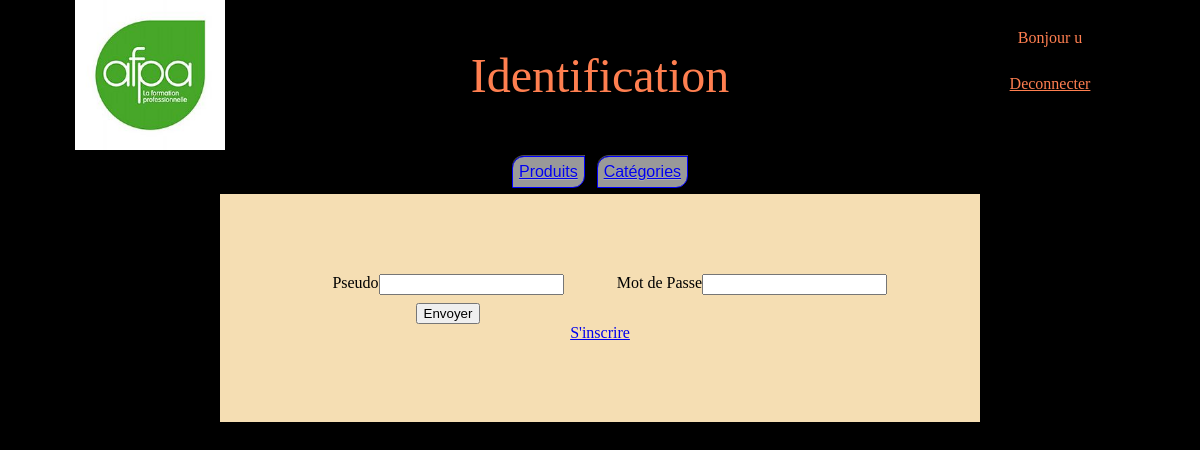
The page / (signed in) on the database its author committed.
### tables this page shows
CREATE TABLE IF NOT EXISTS texte (
  idTexte int NOT NULL AUTO_INCREMENT PRIMARY KEY,
  codeTexte varchar(50) NOT NULL,
  FR text,
  EN text
);

### PHP/MODEL/MANAGER/TexteManager.Class.php (called while the page is built, shortened)
<?php
class TexteManager
{
	public static function findByCodes($codeLangue,$codeTexte)
	{
		$db=DbConnect::getDb();
		$q=$db->prepare("SELECT $codeLangue FROM `texte` WHERE `codeTexte` = :codeTexte");
		$q->bindValue(":codeTexte", $codeTexte,PDO::PARAM_STR);
		$q->execute();
		$results = $q->fetch(PDO::FETCH_ASSOC);
		if($results != false)
		{
			return $results[$codeLangue];
		}
		else
		{
			return false;
		}
	}
}

### PHP/CONTROLLER/CLASSE/Utilisateurs.Class.php (called while the page is built, shortened)
<?php
class Utilisateurs
{
	private $_nom;
	private $_role;
	public function getNom()
	{
		return $this->_nom;
	}
	public function getRole()
	{
		return $this->_role;
	}
}

### PHP/VIEW/FORM/FormConnection.php (the view)
<div class="demiPage colonne">
    <form action="index.php?page=actionConnection" method="post">
        <div>
            <label for="pseudo"><?php echo texte('Pseudo') ?></label>
            <input type="text" name="pseudo" required />
        </div>
        <div>
            <label for="motDePasse"><?php echo texte('MotDePasse') ?></label>
            <input type="password" name="motDePasse" required />
        </div>
        <div>
            <div></div>
            <button type="submit"><?php echo texte('Envoyer') ?></button>
            <div></div>
        </div>
    </form>
    <div>
        <div></div>
        <a href="index.php?page=inscription"><?php echo texte('Inscription') ?></a>
        <div></div>
    </div>
</div>

### PHP/VIEW/GENERAL/Header.php
<body class="colonne">
    <header>
        <div class="demi"></div>
        <div><img src="./IMG/Logo_afpa.jpg" alt=""></div>
        <div class="titre"><?php echo $titre; ?></div>
        <div class="colonne">
            <?php
            if (isset($_SESSION['utilisateur'])) {
                echo '<div class="texteColore centrer">'. texte('Bonjour') ." ". $_SESSION['utilisateur']->getNom() . '</div>';
                echo '<div><a href="index.php?page=deconnection" class="texteColore centrer">'. texte("Deconnecter") .'</a></div>';
            } else {
                echo '<a href="index.php?page=connection" class="texteColore centrer">'. texte("Connexion") .'</a>';
            }
            ?>
        </div>
        <div class="demi"></div>
    </header>

### PHP/VIEW/GENERAL/Nav.php
<?php
if (isset($_SESSION['utilisateur'])) {
    if ($_SESSION['utilisateur']->getRole() == 1) {
        $classeCouleur = "blue";
    } else {
        $classeCouleur = "green";
    }
    echo '<nav>
    <button class="crudBtn crudBtnRetour ' . $classeCouleur . '"><a href="index.php?page=listeProduit">'. texte("Produits"). '</a></button>
    <button class="crudBtn crudBtnRetour ' . $classeCouleur . '"><a href="index.php?page=listeCategorie">'. texte("Categories"). '</a></button>
        </nav>';
}

### CSS/style.css (style rules this page uses)
html,body { margin: 0; padding: 0; }
body, header,div, nav, main, section, .flex { display: flex; flex: 1; justify-content: center; }
body { background-color: black; }
img { width: 100%; }
.colonne { flex-direction: column; }
.demi { flex:0.5; }
.texteColore { color: coral; }
.centrer { align-items: center; }
.titre { flex: 5; color: coral; font-size: 3em; justify-content: center; align-items: center; }
.demiPage { width: 50vw; align-self: center; background-color: wheat; padding: 5em; }
.crudBtn { font-family: Arial, sans-serif; font-size: 1em; text-align: center; color: #000; border-radius: 12px 0 12px 0; box-shadow: 0 0 5px rgba(0, 0, 0, 0.5), 0 -1px 0 rgba(255, 255, 255, 0.4); text-shadow: 0px 1px 0px rgba(255, 255, 255, 0.2); margin: 0.5vw; padding: 0.5vw; }
.crudBtnRetour { background: linear-gradient(#999, #999); }
form { display: grid; grid-template-columns: 1fr 1fr; grid-gap: 0.5em; grid-auto-rows: minmax(1em, auto); }
.blue { border:1px solid blue; }

### rows shown on the page
texte: FR "Identification"
texte: FR "Bonjour"
texte: FR "Deconnecter"
texte: FR "Produits"
texte: FR "Catégories"
texte: FR "Pseudo"
texte: FR "Mot de Passe"
texte: FR "Envoyer"
texte: FR "S'inscrire"

### other values the page prints
$_SESSION['utilisateur']->getNom() "u"
